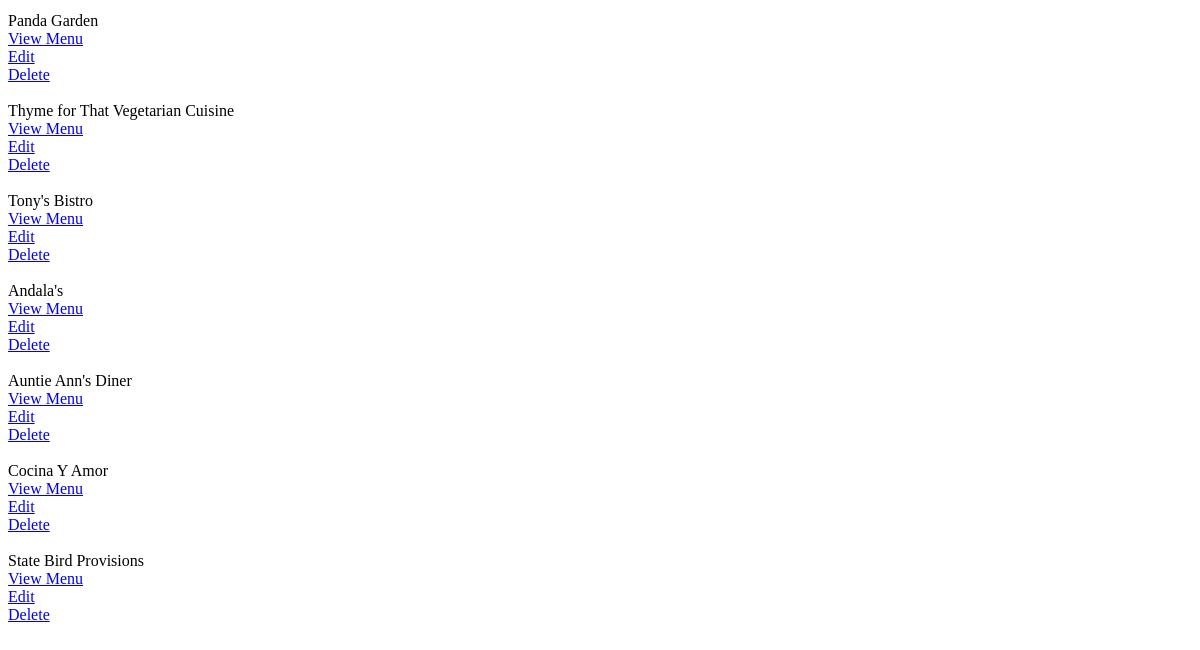
Page /restaurant/ (lower part) on the earlier database version.
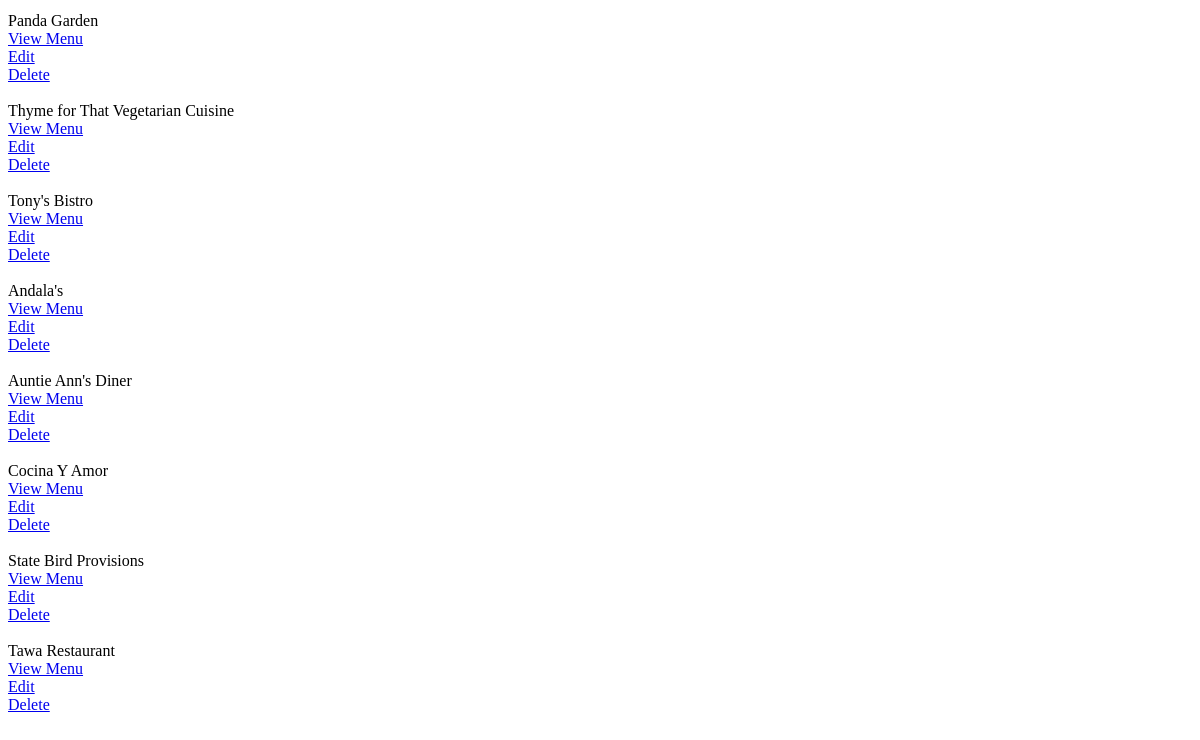
Same page on the later database version.
### db_setup.py (models this page shows)
class Restaurant(Base):
    __tablename__ = 'restaurant'
    name = Column(String(80), nullable=False)
    id = Column(Integer, primary_key=True)

### finalproject.py (the view)
@app.route('/')
@app.route('/restaurant/')
def showRestaurant():
    restaurant = session.query(Restaurant).all()
    return render_template('restaurants.html', restaurant=restaurant)

### templates/restaurants.html (shortened to what this page needs)
<!DOCTYPE html>
<html lang="en">
<head>
</head>
<body>
    <br>
    {% for r in restaurant %}
    <div>
        {{ r.name }}
        <div class="link">
            <a href="{{ url_for('displayMenuItem', restaurant_id = r.id) }}">View Menu</a>
        </div>
        <div class="link">
            <a href="{{ url_for('editRestaurant', restaurant_id = r.id) }}">Edit</a>
        </div>
        <div class="link">
            <a href="{{ url_for('deleteRestaurant', restaurant_id = r.id) }}">Delete</a>
        </div>
        <br>
    </div>
    {% endfor %}
</body>
</html>

Differences in the rows shown:
added Restaurant: name "Tawa Restaurant"
